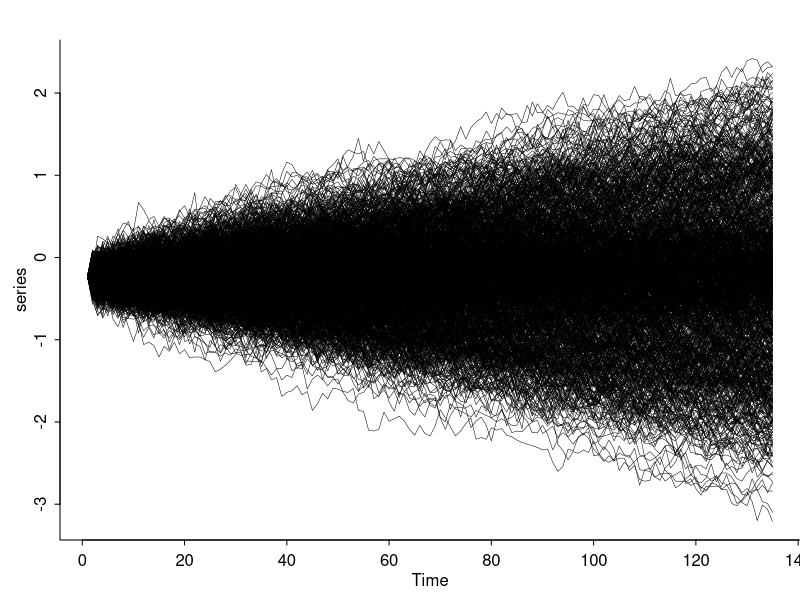

Reproduce this figure in R. (Note: this script raises an error after producing the figure.)
series <- matrix(scan("Series1000.txt"), nrow=1000, ncol=135, byrow=TRUE)
T <- 135
N <- 1000
par(mar=c(3,3,2,0), tck=-.01, mgp=c(1.5,.5,0))
plot(c(1,T), range(series), bty="l", type="n", xlab="Time", ylab="series")
for (n in 1:N){
  lines(1:T, series[n,], lwd=.5)
}
slope <- rep(NA, N)
se <- rep(NA, N)
for (n in 1:N){
  data <- series[n,]
  time <- 1:T
  fit <- lm(data ~ time)
  slope[n] <- 100*coef(fit)[2]
  se[n] <- 100*se.coef(fit)[2]
}
plot(slope, se, bty="l", xlab="Slope", ylab="SE", pch=20)
hist(slope, xlab="Slope", breaks=seq(floor(10*min(slope)), ceiling(10*max(slope)))/10)


# fit a mixture model
y <- slope
K <- 3
mu <- c(0,-1,1)
data <- list(y=y, K=K, mu=mu)
fit <- stan("timeseries.stan", data=data)
print(fit)
